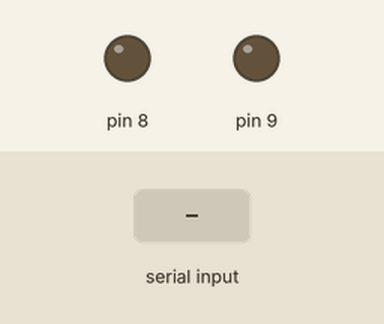
Simulated run of this sketch. Board: Arduino Uno, built with avr-gcc and run on an emulated ATmega328P. Shown: output pins drawn as LEDs (lit = HIGH). The test bench sets the inputs (shaded band).

Above: at 1.2 s.
1.3 s: "90,45\n" received over Serial
At 1.9 s:
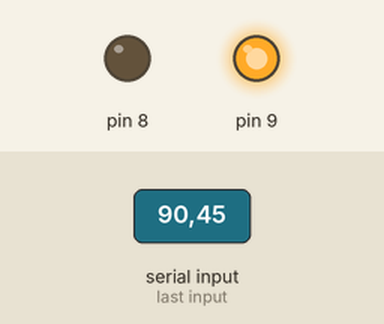
Timing chart, 0 to 7.8 s (numbered marks = the images above; inputs shaded):
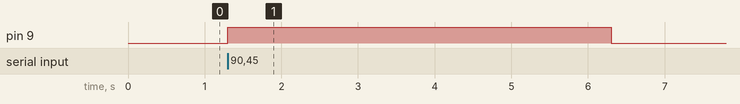

Measured:
- after the input at 1.3 s, pin 9: LOW → HIGH at once, → LOW 5.0 s later

The sketch:

arduino_code_Quantum.ino
```cpp
int x;
void setup() {
  Serial.begin(115200);
  Serial.setTimeout(1);
  pinMode(8, OUTPUT);
  pinMode(9, OUTPUT);

}

void loop() {

  digitalWrite(8, LOW);
  digitalWrite(9, LOW);

    while (!Serial.available());
  x = Serial.readString().toInt();


if (x==0)
{
digitalWrite(8, HIGH);
}

else
{
digitalWrite(9, HIGH);
}

delay(5000);

}
```
